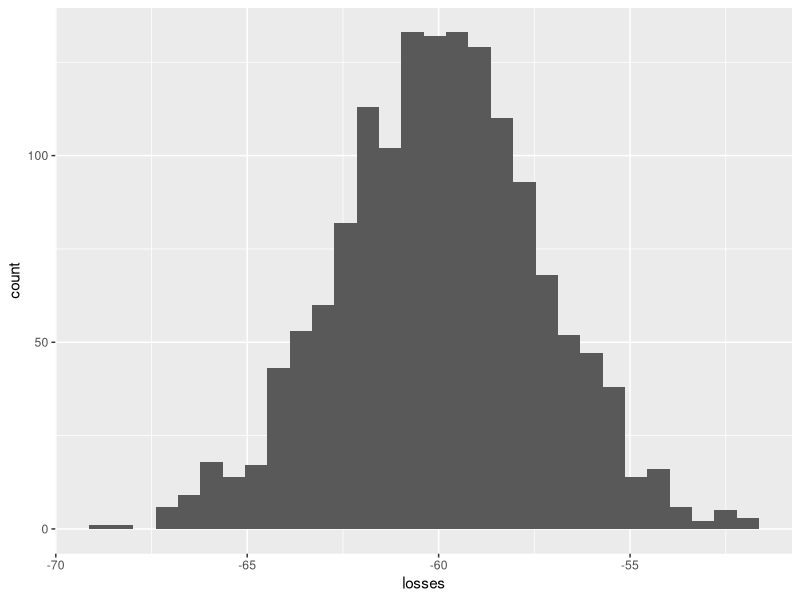

Here is the R script that generated this plot: (Note: this script raises an error after producing the figure.)
#-------------------------#
# The Big Short explained #
#-------------------------#

# Interest Rates explained

# Loan Default: 2% yearly - if money lent without charging interest, you'll end
# up losing money. Even though you don't know which clients will default, you can
# make up for the loss by charging extra.

# No. of loans approved: 25,000
# Amt lent per loan: $250,000
# Loss per foreclosure: $120,000

# Sampling Model:
n <- 25000
foreclosure_loss <- -120000
p <- .02 # default prob. 
default <- sample(c(0,1), n, prob=c(1-p,p), replace = T)
sum(default * foreclosure_loss) # random var
# [1] -60120000 We lose 60.1 million

#Simulation
losses <- replicate(1500,{
  default <- sample(c(0,1),n,prob = c(1-p,p), replace = T)
  sum(default*foreclosure_loss)
})

# Visualization
library(ggplot2)
losses_in_millions <- data.frame(losses = losses/10^6)
ggplot(losses_in_millions, aes(x = losses))+ geom_histogram()

# Expected Value and Std. error of the sum of 25,000 loans
exp_val <- n*(p*foreclosure_loss + (1-p)*0)
std_error <- sqrt(n)*abs(foreclosure_loss)*sqrt(p*(1-p))

# Setting interest rate to break even ($0 average loss)
foreclosure_loss*p + x(1-p)= 0 # Expected value given the foreclosure loss with 
# probability p and profit x if there's no foreclosure

xtra_amt = -foreclosure_loss*p/(1-p)
# interest rate on loan amount
interest <- (xtra_amt/250000)*100
# [1] 0.98

# To minimize loss, we need to set a risk limit:
# risk 1 out of 1000 - or - P(S < 0) = .001 we must now find the new interest rate
# S < 0 same as Z < -mu/sd
z <- qnorm(0.001)
nw_xtra_amt <- -foreclosure_loss*((n*p)-z*sqrt(n*p*(1-p)))/(n*(1-p) + z*sqrt(n*p*(1*p)))
nw_interest <- (nw_xtra_amt/250000)*100
# [1] 1.11
foreclosure_loss*p + nw_xtra_amt*(1-p) # profit per loan
# [1] $329.43 and total expected profit of $8,235,842

# Running a MC sim to check profit/loss approximation
profit <- replicate(1500,{
  draws <- sample(c(nw_xtra_amt,foreclosure_loss),n,
                  prob=c(1-p,p), replace = T)
  sum(draws)
}) 
mean(profit) # [1] 8235351
mean(profit < 0) # [1] 0.0006666667

# Could you give out more loans to increase total profit and keep the probability
# of default below 4%? As long as the expected value is positive, you can minimize
# the chances of losing money by increasing the number of loans approved and 
# the interest rate.
p <- .04
interest <- .03
inc_xtra_amt <- interest*250000
foreclosure_loss*p + inc_xtra_amt*(1-p) # $2400 profit per loan

# How many loans to approve so that the probability of losing money is still
# 1 in 1000 (p = .001)
z <- qnorm(.001)
l <- foreclosure_loss
# n <- z^2*sd^2/mu^2 - or -
n <- ceiling((z^2*(inc_xtra_amt-l)^2*p*(1-p))/(l*p +inc_xtra_amt*(1-p)^2))
# [1] 958024 total loans approved to remain under .001 prob of losing money
nw_profit <- n*(l*p + inc_xtra_amt*(1-p))
# [1] $6,774,093,600 total profit w. 3% interest and approx. 2.8 million loans

# Running MC sim to check profit/loss approx
 profit <- replicate(1500,{
   draws <- sample(c(inc_xtra_amt,l),n,
                   prob=c(1-p,p), replace = T)
   sum(draws)
 })
 
 mean(profit) # [1] 6,773,005,515
 round(mean(profit < 0),3) # 0.000667

 # BY increasing the number of loans approved, you minimize the standard error of
 # the per-loan profit, IF X's are INDEPENDENT. The fact that one loan defaults must be 
 # independent of other loans defaulting.
 
 # Assuming loan default occurrence is not independent, let's build a model to assess
 # profit/loss
 
 p <- 0.04 # default probability
 interest <- .03
 profit<- replicate(1500,{
   nw_p <- p + sample(seq(-.02,.02,length = 100),1) # unknown probability of default (varies by 2%)
 draws <- sample(c(inc_xtra_amt,l),n,prob = c(1-nw_p,nw_p),replace = T)
 sum(draws)
 })
mean(profit) # 6746718500
mean(profit < 0) # 0.03133333
mean(profit < -10^7) # 0.03066667

# Visualizing distribution of profit/gain in new model
profit_in_millions <- data.frame(profit = profit/10^9)
ggplot(profit_in_millions, aes(x = profit)) + geom_histogram()

# Visualizing losses under new model
losses <- replicate(1500,{
  default <- sample(c(0,1),n,prob = c(1-nw_p,nw_p), replace = T)
  sum(default*l) # loss = default + foreclosure costs
})

losses_in_millions <- data.frame(losses = losses/10^9)
ggplot(losses_in_millions, aes(x = losses))+ geom_histogram()
